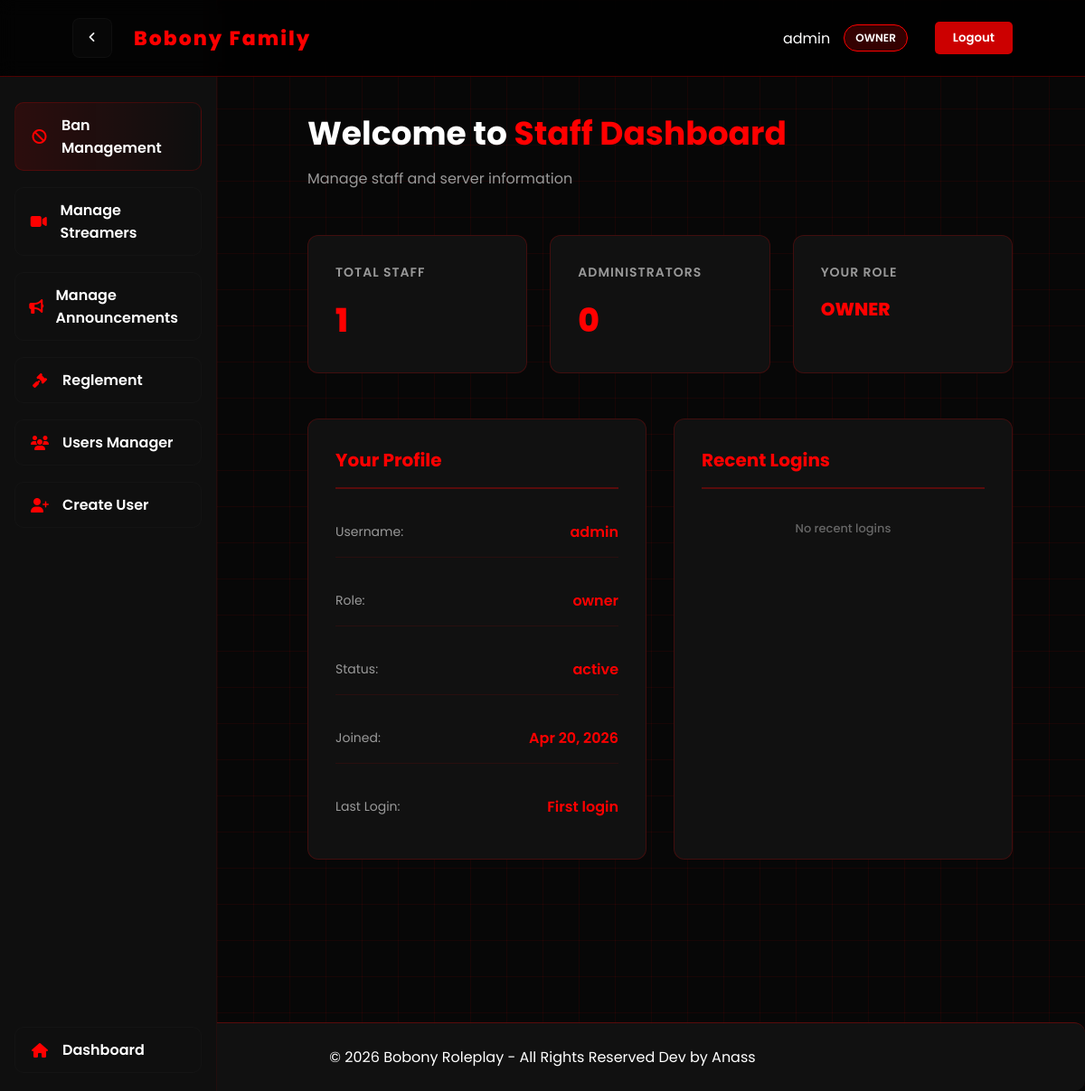
Screenshot of /dashboard.php (signed in) with the database file from the repository.
### tables this page shows
CREATE TABLE IF NOT EXISTS staff (
    id INT PRIMARY KEY AUTO_INCREMENT,
    username VARCHAR(50) NOT NULL UNIQUE,
    password VARCHAR(255) NOT NULL,
    role ENUM('admin', 'owner', 'staff') NOT NULL DEFAULT 'staff',
    status ENUM('active', 'inactive') NOT NULL DEFAULT 'active',
    created_at TIMESTAMP DEFAULT CURRENT_TIMESTAMP,
    last_login TIMESTAMP NULL,
    email VARCHAR(100) NULL,
    reset_token_hash VARCHAR(64) NULL,
    reset_token_expires DATETIME NULL
);

### dashboard.php (the view, shortened to what this page needs)
<?php
require 'config.php';
$user_id = $_SESSION['user_id'];
$username = $_SESSION['username'];
$role = $_SESSION['role'];
$sql = "SELECT * FROM staff WHERE id = $user_id LIMIT 1";
$result = $conn->query($sql);
$staff = $result->fetch_assoc();
$staff_count = $conn->query("SELECT COUNT(*) as count FROM staff WHERE status = 'active'")->fetch_assoc()['count'];
$admin_count = $conn->query("SELECT COUNT(*) as count FROM staff WHERE role = 'admin' AND status = 'active'")->fetch_assoc()['count'];
$recent_logins = $conn->query("SELECT username, last_login FROM staff WHERE last_login IS NOT NULL AND status = 'active' ORDER BY last_login DESC LIMIT 5");
?>
<!DOCTYPE html>
<html lang="en">
<head>
    <link rel="stylesheet" href="https://cdnjs.cloudflare.com/ajax/libs/font-awesome/6.4.0/css/all.min.css">
</head>
<body>
<aside class="sidebar" id="sidebar">
    <br>
    <br>
    <br>
    <a href="ban_management.php" class="side-btn primary"><i class="fas fa-ban"></i><span>Ban Management</span></a>
    <a href="streamers_panel.php" class="side-btn"><i class="fas fa-video"></i><span>Manage Streamers</span></a>
    <a href="announcement_panel.php" class="side-btn"><i class="fas fa-bullhorn"></i><span>Manage Announcements</span></a>
            <a href="reglement_panel.php" class="side-btn"><i class="fas fa-gavel"></i><span>Reglement</span></a>
    <?php if (isset($_SESSION['role']) && $_SESSION['role'] === 'owner'): ?>
        <a href="users_manager.php" class="side-btn"><i class="fas fa-users"></i><span>Users Manager</span></a>
        <a href="create_user.php" class="side-btn"><i class="fas fa-user-plus"></i><span>Create User</span></a>
    <?php endif; ?>
    <div style="flex:1"></div>
    <a href="dashboard.php" class="side-btn"><i class="fas fa-home"></i><span>Dashboard</span></a>
</aside>
<nav>
    <div style="display:flex;align-items:center;gap:12px">
        <button id="sidebarToggle" class="sidebar-toggle" title="Toggle menu"><i id="sidebarToggleIcon" class="fas fa-angle-left"></i></button>
        <div class="logo">Bobony Family</div>
    </div>
    <div class="nav-right">
        <div class="user-info">
            <span><?php echo htmlspecialchars($username); ?></span>
            <div class="user-badge"><?php echo htmlspecialchars($role); ?></div>
        </div>
        <form method="POST" action="logout.php" style="margin: 0;">
            <button type="submit" class="logout-btn">Logout</button>
        </form>
    </div>
</nav>
<div class="container">
    <div class="header">
        <h1>Welcome to <span>Staff Dashboard</span></h1>
        <p>Manage staff and server information</p>
    </div>
    <div class="stats-grid">
        <div class="stat-card">
            <h3>Total Staff</h3>
            <div class="number"><?php echo $staff_count; ?></div>
        </div>
        <div class="stat-card">
            <h3>Administrators</h3>
            <div class="number"><?php echo $admin_count; ?></div>
        </div>
        <div class="stat-card">
            <h3>Your Role</h3>
            <div class="number" style="font-size: 20px; text-transform: uppercase;"><?php echo htmlspecialchars($role); ?></div>
        </div>
    </div>
    <div class="content-grid">
        <div class="card">
            <h2>Your Profile</h2>
            <div class="profile-info">
                <div class="info-row">
                    <span class="info-label">Username:</span>
                    <span class="info-value"><?php echo htmlspecialchars($staff['username']); ?></span>
                </div>
                <div class="info-row">
                    <span class="info-label">Role:</span>
                    <span class="info-value"><?php echo htmlspecialchars($staff['role']); ?></span>
                </div>
                <div class="info-row">
                    <span class="info-label">Status:</span>
                    <span class="info-value"><?php echo htmlspecialchars($staff['status']); ?></span>
                </div>
                <div class="info-row">
                    <span class="info-label">Joined:</span>
                    <span class="info-value"><?php echo date('M d, Y', strtotime($staff['created_at'])); ?></span>
                </div>
                <div class="info-row">
                    <span class="info-label">Last Login:</span>
                    <span class="info-value"><?php echo $staff['last_login'] ? date('M d, Y H:i', strtotime($staff['last_login'])) : 'First login'; ?></span>
                </div>
            </div>
        </div>
        <div class="card">
            <h2>Recent Logins</h2>
            <table>
                <tbody>
                    <?php if ($recent_logins->num_rows == 0): ?>
                    <tr>
                        <td colspan="2" style="text-align: center; color: #666;">No recent logins</td>
                    </tr>
                    <?php endif; ?>
                </tbody>
            </table>
        </div>
    </div>
    </div>
<div class="footer">
    © 2026 Bobony Roleplay - All Rights Reserved Dev by Anass
</div>
</body>
</html>

### dashboard.php (style rules this page uses)
* { margin: 0; padding: 0; box-sizing: border-box; font-family: 'Poppins', sans-serif; }
body { background: #070707; color: white; overflow-x: hidden; }
body::before { content: ""; position: fixed; width: 100%; height: 100%; background-image: linear-gradient(rgba(255,0,0,0.07) 1px, transparent 1px), linear-gradient(90deg, rgba(255,0,0,0.07) 1px, transparent 1px); background-size: 40px 40px; z-index: -2; }
body::after { content: ""; position: fixed; width: 100%; height: 100%; background: radial-gradient(circle at 50% 30%, rgba(255,0,0,0.15), transparent 70%); z-index: -1; }
nav { position: fixed; width: 100%; padding: 20px 80px; display: flex; justify-content: space-between; align-items: center; background: rgba(0,0,0,0.8); backdrop-filter: blur(10px); border-bottom: 1px solid rgba(255,0,0,0.3); z-index: 1000; }
.logo { font-weight: 800; font-size: 22px; color: red; letter-spacing: 2px; }
.nav-right { display: flex; align-items: center; gap: 30px; }
.user-info { display: flex; align-items: center; gap: 15px; }
.user-badge { background: rgba(255,0,0,0.2); border: 1px solid red; padding: 5px 12px; border-radius: 20px; font-size: 12px; font-weight: 600; text-transform: uppercase; }
.logout-btn { background: rgba(255,0,0,0.8); color: white; border: none; padding: 8px 20px; border-radius: 5px; cursor: pointer; transition: 0.3s; font-weight: 600; }
.container { padding: 120px 80px 80px; max-width: 1200px; margin: 0 auto; margin-left: 260px; }
.header { margin-bottom: 50px; }
.header h1 { font-size: 36px; margin-bottom: 10px; }
.header h1 span { color: red; }
.header p { color: #999; font-size: 16px; }
.stats-grid { display: grid; grid-template-columns: repeat(auto-fit, minmax(200px, 1fr)); gap: 25px; margin-bottom: 50px; }
.stat-card { background: #111; border: 1px solid rgba(255,0,0,0.2); padding: 30px; border-radius: 12px; transition: 0.3s; }
.stat-card h3 { color: #999; font-size: 14px; font-weight: 600; margin-bottom: 15px; text-transform: uppercase; letter-spacing: 1px; }
.stat-card .number { font-size: 36px; font-weight: 800; color: red; }
.content-grid { display: grid; grid-template-columns: 1fr 1fr; gap: 30px; margin-bottom: 50px; }
.card { background: #111; border: 1px solid rgba(255,0,0,0.2); border-radius: 12px; padding: 30px; transition: 0.3s; }
.card h2 { font-size: 20px; margin-bottom: 20px; color: red; border-bottom: 2px solid rgba(255,0,0,0.3); padding-bottom: 15px; }
.card table { width: 100%; }
.card table tr { border-bottom: 1px solid rgba(255,0,0,0.1); }
.card table tr:last-child { border-bottom: none; }
.card table td { padding: 12px 0; color: #ccc; }
.card table td:first-child { color: #fff; font-weight: 500; }
.card table td:last-child { text-align: right; color: #999; font-size: 13px; }
.profile-info { display: flex; flex-direction: column; gap: 20px; }
.info-row { display: flex; justify-content: space-between; align-items: center; padding: 15px 0; border-bottom: 1px solid rgba(255,0,0,0.1); }
.info-row:last-child { border-bottom: none; }
.info-label { color: #999; font-size: 14px; }
.info-value { color: red; font-weight: 600; }
.footer { text-align: center; padding: 25px; background: #111; border-top: 1px solid rgba(255,0,0,0.3); margin-top: 50px; border-radius: 12px; }
.sidebar { position:fixed;left:0;top:0;width:240px;height:100%;background:#0f0f0f;border-right:1px solid rgba(255,0,0,0.08);padding:20px 16px;z-index:900;display:flex;flex-direction:column;gap:18px }
.side-btn { display:flex;align-items:center;gap:12px;padding:12px 14px;border-radius:10px;text-decoration:none;color:#fff;background:transparent;border:1px solid rgba(255,255,255,0.02) }
.side-btn i { width:26px;text-align:center;color:red }
.side-btn span { font-weight:600 }
.side-btn.primary { background:linear-gradient(90deg,rgba(255,0,0,0.12),transparent);border-color:rgba(255,0,0,0.18) }
.container { transition:margin-left .25s ease }
.sidebar-toggle { width:44px;height:44px;border-radius:8px;display:flex;align-items:center;justify-content:center;background:rgba(255,255,255,0.02);border:1px solid rgba(255,255,255,0.03);color:#fff;cursor:pointer;margin-right:12px }

### rows the page displays
staff: username "admin", role "owner", status "active", created_at "Apr 20, 2026"

### other values shown
$username "admin"
$role "OWNER"
$staff_count "1"
$admin_count "0"
